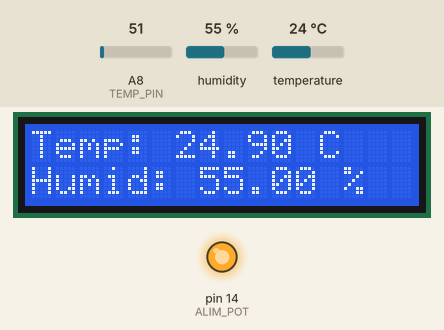
Bench run of a sketch on a simulated Arduino Mega 2560, built with avr-gcc and run on an emulated ATmega2560. Shown: 16×2 character LCD, output pins drawn as LEDs (lit = HIGH). The test bench sets the inputs (shaded band); at power-on: A8 (TEMP_PIN) = 51, humidity 55 %, temperature 24 °C.

Above: at 2.2 s.
2.3 s: A8 (TEMP_PIN) set to 22
At 3.0 s:
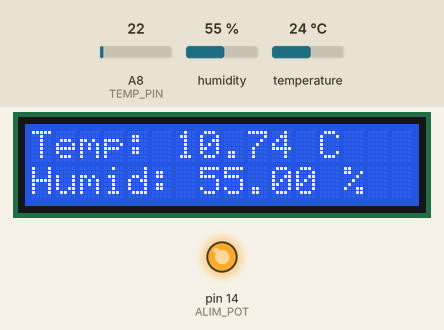
3.8 s: A8 (TEMP_PIN) set to 19
At 4.3 s:
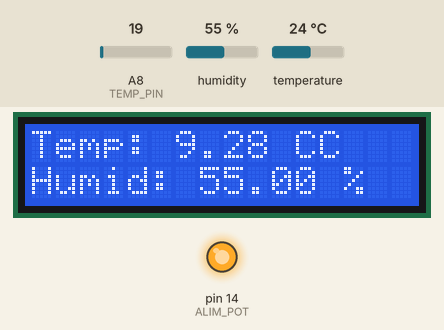
5.3 s: humidity set to 22 %
At 8.0 s:
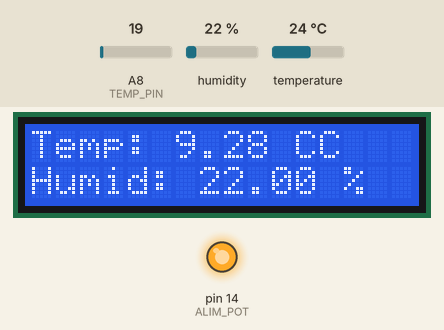
8.6 s: humidity set to 40 %
At 10.3 s:
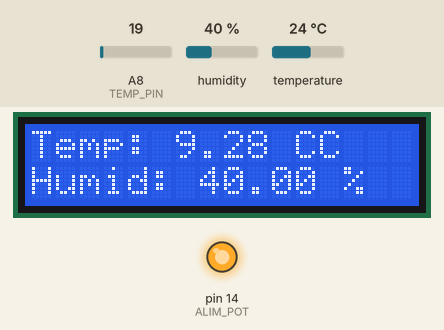
10.6 s: humidity set to 68 %
At 11.7 s:
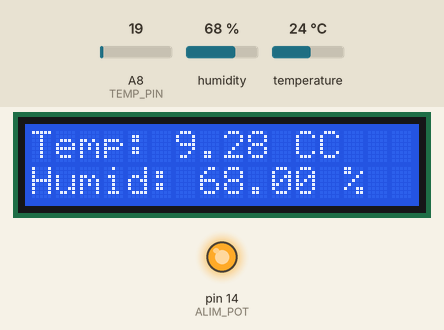
12.7 s: A8 (TEMP_PIN) set to 15
At 13.4 s:
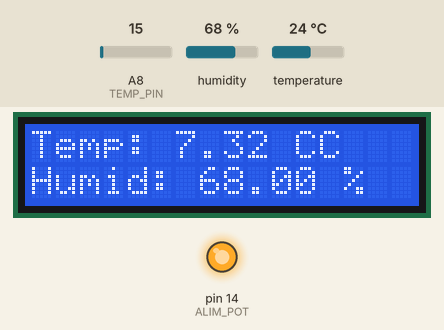
Timing chart, 0 to 15.2 s (numbered marks = the images above; inputs shaded):
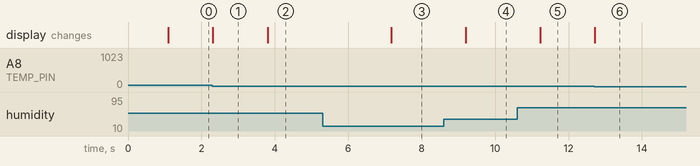

The sketch:

LCD_Temp_Hum.ino
```cpp
/*

                      11    GND   10                            4     5      6    7
   GND   VCC C.POT    RS    RW    E                             D4    D5    D6    D7
    |     |     |     |     |     |     |     |     |     |     |     |     |     |
    --------------------------------------------------------------------------------
    !                                                                              |
    !                                   LCD                                        |
    !                                                                              |
    !                                                                              |
    --------------------------------------------------------------------------------

* For Alim and GND of Potentiometer define two Digital Pin.

*
*/
#include <LiquidCrystal.h>
#include "DHT.h"

#define ALIM_POT 14
#define GND_POT 15
#define TEMP_PIN A8
#define HUM_PIN A9
#define DHTTYPE DHT11

DHT dht(HUM_PIN, DHTTYPE);
float temperature = 0;
float humidity = 0;

LiquidCrystal lcd(11, 10, 4, 5, 6, 7);

void setup() {
  pinMode(ALIM_POT, OUTPUT);
  pinMode(GND_POT, OUTPUT);
  digitalWrite(ALIM_POT,HIGH);
  digitalWrite(GND_POT,LOW);
  dht.begin();
  lcd.begin(16, 2);
  lcd.print("Temp & Humidity reader");
  lcd.setCursor(0, 1);
  lcd.print("Bastianini Mirko");
  delay(1000);
  lcd.clear();
}

void loop() {
  lcd.setCursor(0, 0);
  humidity = dht.readHumidity();
  temperature = (5.0 * analogRead(TEMP_PIN) * 100.0) / 1024.0;
  lcd.print("Temp: ");
  lcd.print(temperature);
  lcd.print(" C");
  lcd.setCursor(0, 1);
  lcd.print("Humid: ");
  lcd.print(humidity);
  lcd.print(" %");
}
```

Measured:
- the behaviour switches between 21 and 20 on A8 (TEMP_PIN) (found by bisection; images 1 and 2)
- after the input at 2.3 s, the display: changes at once (image 1)
- after the input at 3.8 s, the display: changes at once (image 2)
- after the input at 5.3 s, the display: changes after 1.9 s (image 3)
- after the input at 8.6 s, the display: changes after 0.60 s (image 4)
- after the input at 10.6 s, the display: changes after 0.62 s (image 5)
- after the input at 12.7 s, the display: changes at once (image 6)
